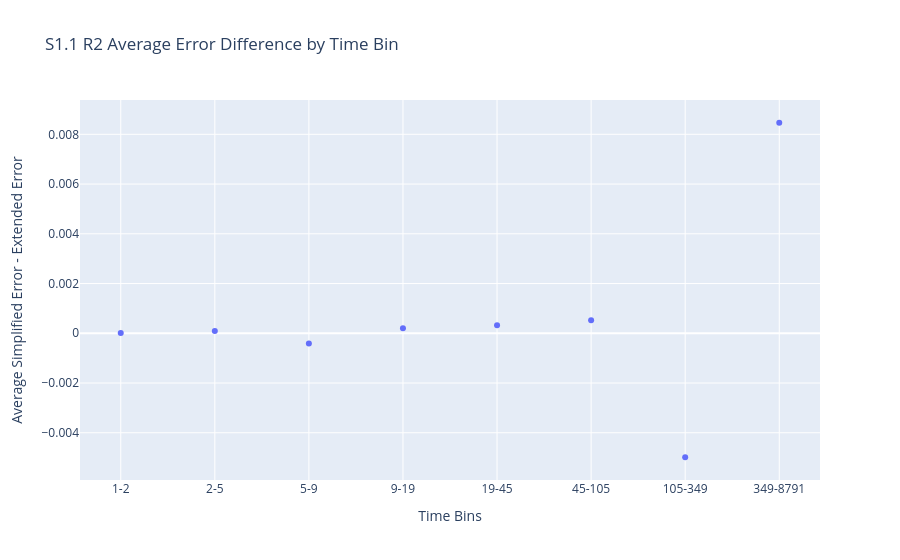

The notebook cell this image was saved under:
### Code cell
avg_error_difference_by_time_bin(S1_1_R2_unary, S1_1_R2_static)

### Figure 1 — Plotly figure (JSON) as saved in the notebook; plotly's stock layout.template omitted (floating-point values rounded to 4 significant figures)
{"data": [{"mode": "markers", "type": "scatter", "x": ["1-2", "2-5", "5-9", "9-19", "19-45", "45-105", "105-349", "349-8791"], "y": [8.125e-06, 9.683e-05, -0.0004093, 0.0002068, 0.0003279, 0.0005213, -0.004984, 0.008465]}], "layout": {"title": {"text": "S1.1 R2 Average Error Difference by Time Bin"}, "xaxis": {"title": {"text": "Time Bins"}}, "yaxis": {"title": {"text": "Average Simplified Error - Extended Error"}}}}
